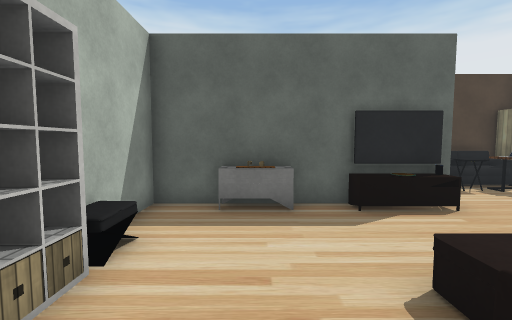
view 1 (above)

12 first-person views from a walk through a Unity game level. The camera is 1.5 m above the floor, tilts 4° down and sees 90° across. The floor is counted in squares, 1 m on a side. Each view is taken from the middle of a square. On the plan, view 1 faces up. The plan holds only what a view shows up to about 13 squares ahead; the rest is blank. The place goes on beyond the plan. Some surface patterns are stand-ins.

view 2
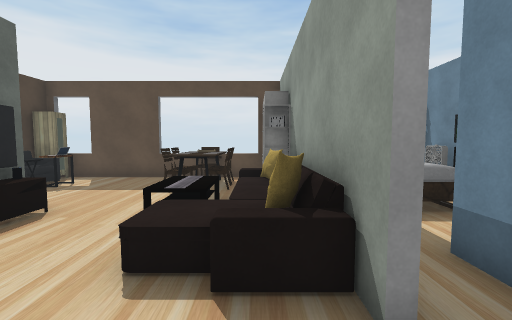

view 3
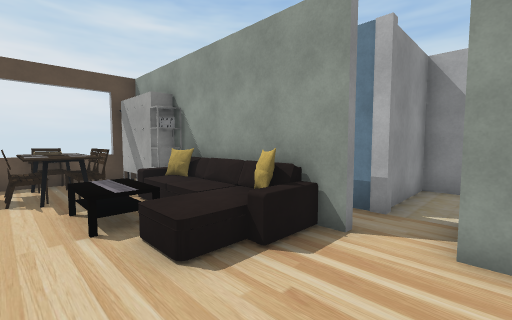

view 4
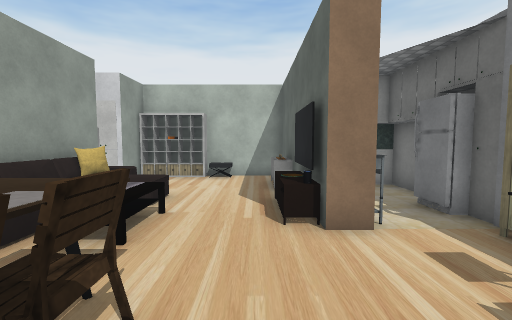

view 5
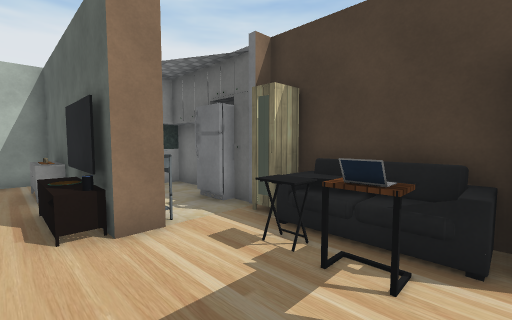

view 6
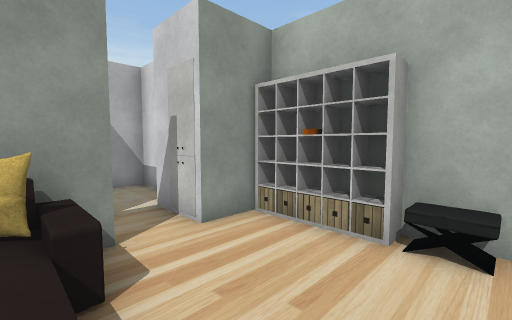

view 7
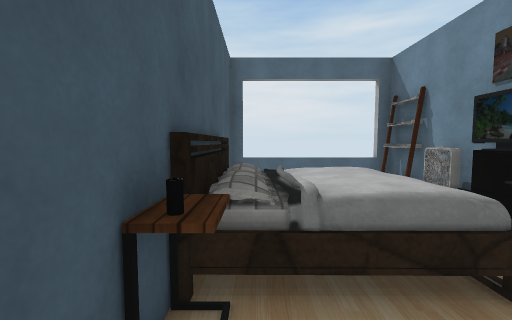

view 8
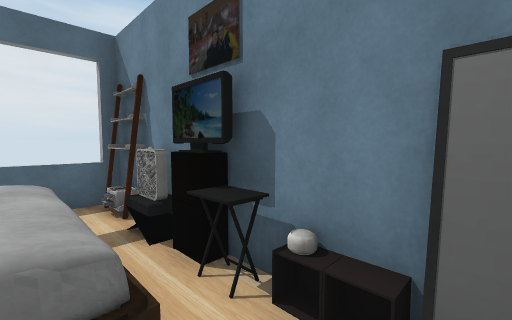

view 9
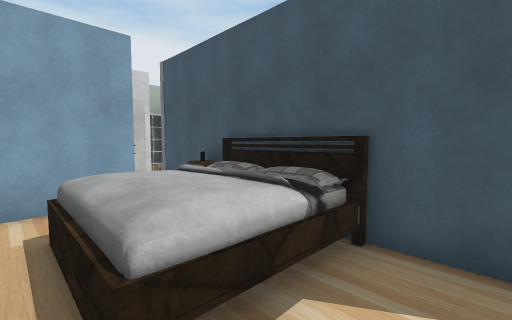

view 10
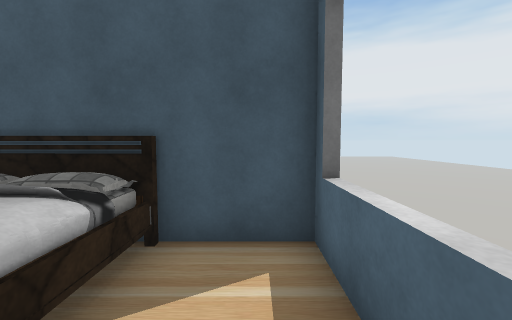

view 11
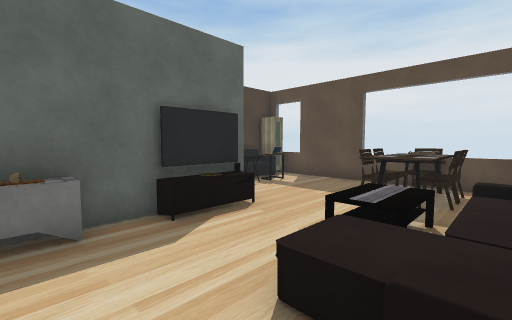

view 12
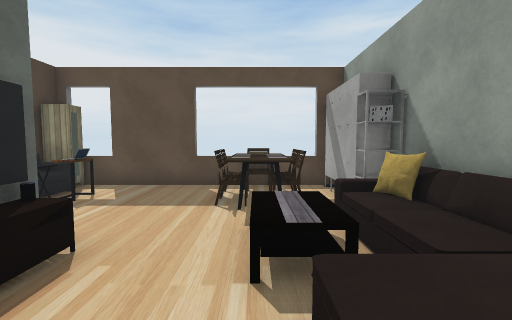

### Floor plan
Key: @ floor where view 1 was taken; # wall or solid block; . floor; = window, fence, low wall or low ledge; ^ raised ledge; S shelf; F sofa; C chair; T table; A cabinet; B bed; R fridge; M microwave; O other object.
Columns run from 3 left of view 1 to 10 right of it. Each row starts with its distance up from view 1.
 10         #####
  9       RR#OOO##
  8      ....OOO.#
  7      MMM.....#
  6 ###O##OO.....#
  5 #............#
  4 #O........CCC=
  3 #S.....TT^^^^C
  2 #S...FFTT.CCC=
  1 #S...FFFFAAAA#
  0 ###@######AA##
 -1   #....BBBB..=
 -2   #.##.BBBB..=
 -3   ..##.BBBB..=
 -4  #..##.......=
 -5  #############

Where each view was taken, in squares from view 1:
view 1: 0 up, 0 right, facing up
view 2: 1 up, 1 left, facing right
view 3: 4 up, 1 left, facing down-right
view 4: 5 up, 9 right, facing left
view 5: 5 up, 9 right, facing up-left
view 6: 4 up, 2 right, facing down-left
view 7: 1 down, 2 right, facing right
view 8: 3 down, 3 right, facing down-right
view 9: 4 down, 9 right, facing up-left
view 10: 4 down, 9 right, facing up
view 11: 1 up, 0 right, facing up-right
view 12: 3 up, 1 right, facing right
